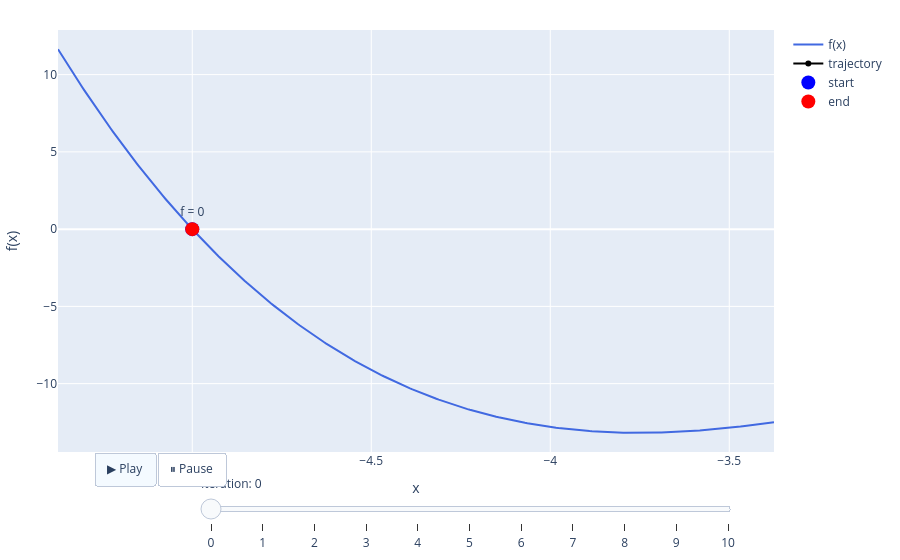

This figure's notebook cell:
### Code cell
points = [-5]
iterations = 10

newtons_method(f_0, points, iterations)

### Figure 1 — Plotly figure (JSON) as saved in the notebook; plotly's stock layout.template omitted (floating-point values rounded to 4 significant figures; data arrays with more than 128 entries replaced by an {"elided": "..."} marker saying what was removed)
{"data": [{"hoverinfo": "skip", "line": {"color": "royalblue", "width": 2}, "mode": "lines", "name": "f(x)", "type": "scatter", "x": {"elided": "300 float values"}, "y": {"elided": "300 float values"}}, {"hovertemplate": "x=%{x:.4f}<br>f=%{y:.4f}<extra></extra>", "line": {"color": "black", "width": 2}, "marker": {"color": "black", "size": 6}, "mode": "lines+markers", "name": "trajectory", "type": "scatter", "x": [-5.0], "y": [0.0]}, {"hovertemplate": "x=%{x:.4f}<br>f=%{y:.4f}<extra></extra>", "marker": {"color": "blue", "size": 14}, "mode": "markers", "name": "start", "type": "scatter", "x": [-5], "y": [0]}, {"hovertemplate": "x=%{x:.4f}<br>f=%{y:.4f}<extra></extra>", "marker": {"color": "red", "size": 14}, "mode": "markers+text", "name": "end", "text": ["f = 0"], "textposition": "top center", "type": "scatter", "x": [-5], "y": [0]}], "layout": {"legend": {"x": 1.02, "y": 1}, "margin": {"b": 40, "l": 40, "r": 20, "t": 30}, "sliders": [{"currentvalue": {"prefix": "Iteration: "}, "len": 0.75, "steps": [{"args": [["0"], {"frame": {"duration": 0, "redraw": true}, "mode": "immediate"}], "label": "0", "method": "animate"}, {"args": [["1"], {"frame": {"duration": 0, "redraw": true}, "mode": "immediate"}], "label": "1", "method": "animate"}, {"args": [["2"], {"frame": {"duration": 0, "redraw": true}, "mode": "immediate"}], "label": "2", "method": "animate"}, {"args": [["3"], {"frame": {"duration": 0, "redraw": true}, "mode": "immediate"}], "label": "3", "method": "animate"}, {"args": [["4"], {"frame": {"duration": 0, "redraw": true}, "mode": "immediate"}], "label": "4", "method": "animate"}, {"args": [["5"], {"frame": {"duration": 0, "redraw": true}, "mode": "immediate"}], "label": "5", "method": "animate"}, {"args": [["6"], {"frame": {"duration": 0, "redraw": true}, "mode": "immediate"}], "label": "6", "method": "animate"}, {"args": [["7"], {"frame": {"duration": 0, "redraw": true}, "mode": "immediate"}], "label": "7", "method": "animate"}, {"args": [["8"], {"frame": {"duration": 0, "redraw": true}, "mode": "immediate"}], "label": "8", "method": "animate"}, {"args": [["9"], {"frame": {"duration": 0, "redraw": true}, "mode": "immediate"}], "label": "9", "method": "animate"}, {"args": [["10"], {"frame": {"duration": 0, "redraw": true}, "mode": "immediate"}], "label": "10", "method": "animate"}], "x": 0.2, "xanchor": "left", "y": 0, "yanchor": "top"}], "updatemenus": [{"buttons": [{"args": [null, {"frame": {"duration": 300, "redraw": true}, "fromcurrent": true}], "label": "▶ Play", "method": "animate"}, {"args": [[null], {"frame": {"duration": 0}, "mode": "immediate"}], "label": "⏸ Pause", "method": "animate"}], "direction": "left", "type": "buttons", "x": 0.05, "xanchor": "left", "y": 0, "yanchor": "top"}], "xaxis": {"range": [-5.375, -3.375], "title": {"text": "x"}}, "yaxis": {"range": [-14.43, 12.89], "title": {"text": "f(x)"}}}}
